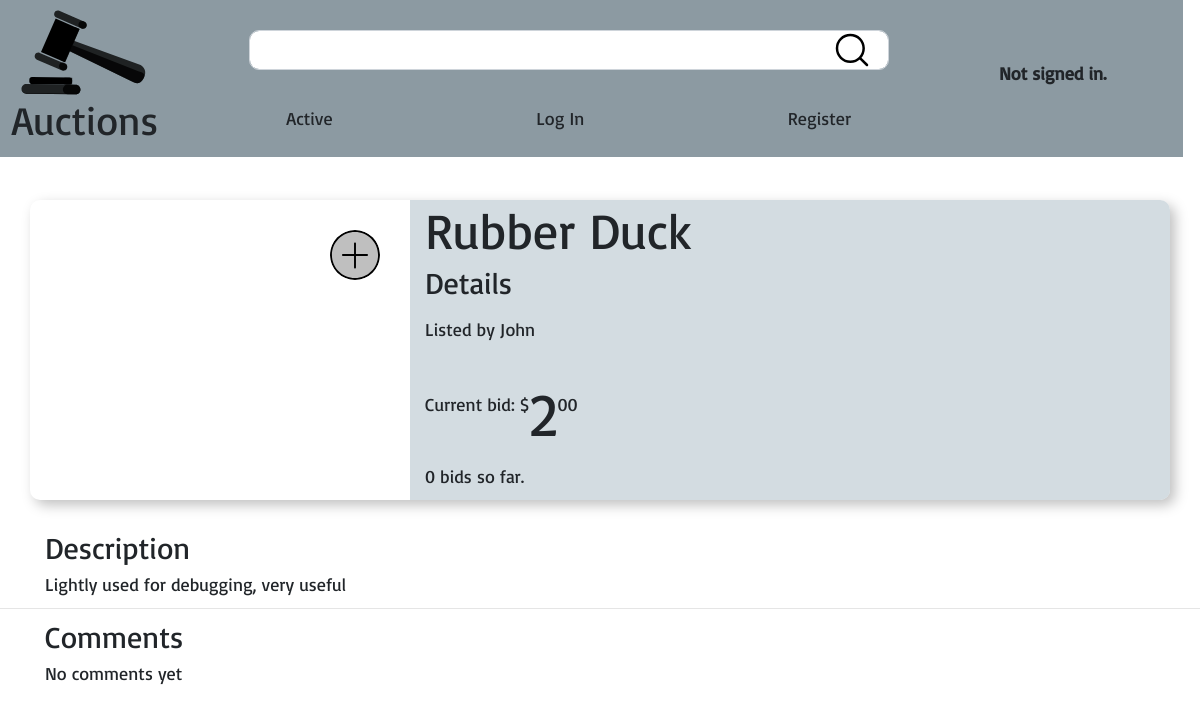
The app's page /auctions/listings/2 with its own data.
### auctions/models.py (models this page shows, shortened)
class Listing(models.Model):
    active = models.BooleanField(default=True)
    title = models.CharField(max_length=64)
    description = models.TextField()
    start_bid = models.DecimalField(max_digits=8, decimal_places=2)
    seller = models.ForeignKey(User, on_delete=models.CASCADE, related_name='listings')
    image = models.URLField(null=True, blank=True)
    category_choices = [
        ('Electronics', 'Electronics'),
        ('Fashion', 'Fashion'),
        ('Health', 'Health'),
        ('Hobby', 'Hobby'),
        ('Sports', 'Sports'),
        ('Pets', 'Pets')
    ]
    category = models.CharField(max_length=11, choices=category_choices, null=True, blank=True)
    time_created = models.DateTimeField(auto_now = True)

class User(AbstractUser):
    pass

### auctions/views.py (the view)
# urls.py: path('listings/<int:id>', views.listings, name='listings'),
def listings(request, id):
    if Listing.objects.filter(id=id).exists():
        user = User.objects.filter(username=request.user)
        if user:
            user = user.get()
        listing = get_listing_info(id, user, True)
        return render(request, 'auctions/listing.html', {
                    'listing': listing, 'page': 'listings', 'args': id
                })

### auctions/templates/auctions/listing.html (shortened to what this page needs)
{% extends 'auctions/layout.html' %}
{% block body %}
<section class="container">
    <div id="listing-body" class="row">
        <div class="col-lg-4 p-0">
            <a href="{% url 'add_to_watchlist' id=listing.id page=page args=args %}">
            </a>
        </div>
        <div id="listing-text" class="col-lg-8 d-flex flex-column justify-content-center">
            <h2>{{ listing.title }}</h2>
            <h3>Details</h3>
            <p class="mt-3 mb-0">Listed by
                {% if listing.seller == user.username %}
                you
                {% else %}
                {{ listing.seller }}
            {% endif %}</p>
            <p class="mb-5">
                {% if listing.active %}
                    Current
                {% else %}
                    Winning
                {% endif %}
                bid: $<span class="bid_dollars">{{ listing.bid_dollars }}</span>{{ listing.bid_cents|stringformat:"02d" }}</p>
            <p>{{ listing.num_bids }} bid{% if listing.num_bids != 1 %}s{% endif %}{% if listing.active %}
                    so far{% endif %}.
            </p>
        </div>
    </div>
    <h3 class="mt-5">Description</h3>
            <p>{{ listing.description }}</p>
    </section>
        <hr>
        <section class="container">
        <h3>Comments</h3>
        {% if not listing.comments %}
            <p>No comments yet</p>
        {% endif %}
</section>
{% endblock %}

### auctions/static/auctions/styles.css (style rules this page uses)
:root { --card-background: #C0CED5B3; --nav-backgorund: #8c9aa2; }
html { font-size: 62.5%; }
body { font-family: 'Basic'; font-size: 1.8rem; }
h2 { font-size: 5rem; }
h3 { font-size: 3rem; }
.bid_dollars { position: relative; top: 2.5rem; font-size: 6rem; }
.watchlist-toggle { background-color: #bfbfbf; border-radius: 50%; top: 3rem; right: 3rem; position: absolute; z-index: 9; }
#listing-body { border-radius: 1rem; box-shadow: 5px 5px 13px 0px rgba(0, 0, 0, 0.25); overflow: hidden; position: relative; }
#listing-text { background-color: var(--card-background); }
@media only screen and (min-width: 768px) { body { padding: 15rem 0 5rem 0; } }

### records on screen
Listing: title "Rubber Duck", description "Lightly used for debugging, very useful"
User: seller "John"

### other values on screen
{{ listing.bid_dollars }} "2"
{{ listing.bid_cents|stringformat:"02d" }} "00"
{{ listing.num_bids }} "0"
